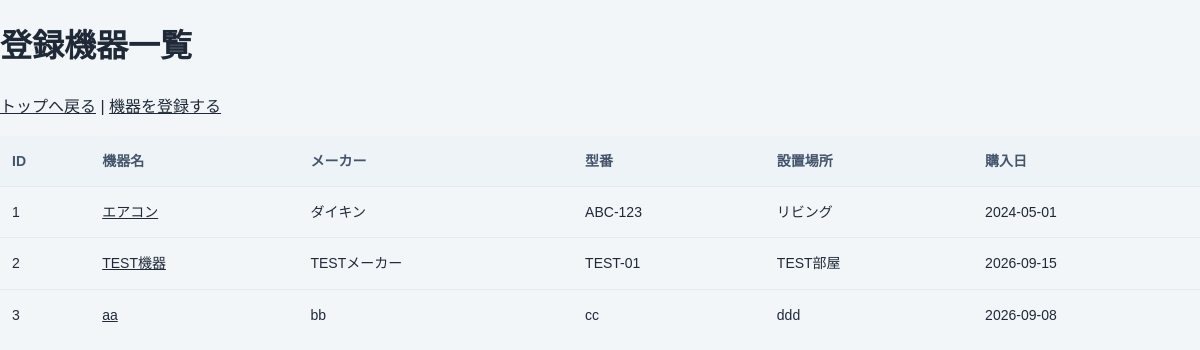
/devices, run on an earlier commit of the app's database.
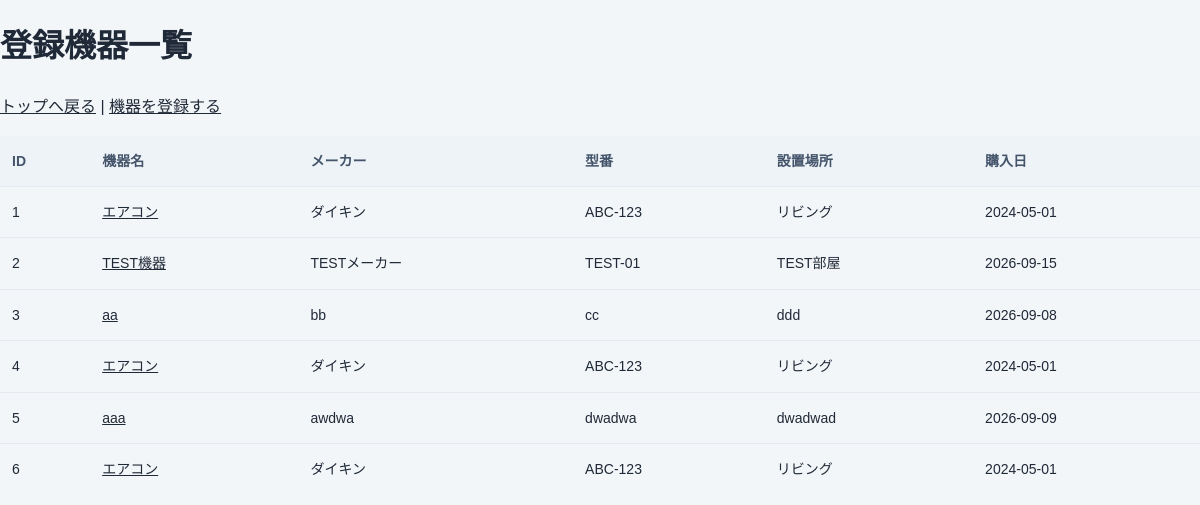
And on a later commit of the database.
### tables this page shows
CREATE TABLE devices (
        id INTEGER PRIMARY KEY AUTOINCREMENT,
        name TEXT NOT NULL,
        manufacturer TEXT,
        model_number TEXT,
        location TEXT,
        purchase_date TEXT
    );

### main.py (the view)
@app.get("/devices")
def device_list(request: Request):
    connection = sqlite3.connect(DB_PATH)
    cursor = connection.cursor()
    cursor.execute("""
        SELECT
            id,
            name,
            manufacturer,
            model_number,
            location,
            purchase_date
        FROM devices
        ORDER BY id
    """)
    rows = cursor.fetchall()
    devices = []
    for row in rows:
        devices.append({
            "id": row[0],
            "name": row[1],
            "manufacturer": row[2],
            "model_number": row[3],
            "location": row[4],
            "purchase_date": row[5]
        })
    connection.close()
    return templates.TemplateResponse(
        request=request,
        name="device_list.html",
        context={
            "devices": devices
        }
    )

### templates/device_list.html (shortened to what this page needs)
<!DOCTYPE html>
<html lang="ja">
<head>
    <link rel="stylesheet" href="/static/style.css">
</head>
<body>
    <h1>登録機器一覧</h1>
    <p>
        <a href="/">トップへ戻る</a>
        |
        <a href="/devices/new">機器を登録する</a>
    </p>
    <table>
        <thead>
            <tr>
                <th>ID</th>
                <th>機器名</th>
                <th>メーカー</th>
                <th>型番</th>
                <th>設置場所</th>
                <th>購入日</th>
            </tr>
        </thead>
        <tbody>
            {% for device in devices %}
            <tr>
                <td>{{ device.id }}</td>
                <td>
                    <a href="/devices/{{ device.id }}">{{ device.name }}</a>
                </td>
                <td>{{ device.manufacturer }}</td>
                <td>{{ device.model_number }}</td>
                <td>{{ device.location }}</td>
                <td>{{ device.purchase_date }}</td>
            </tr>
            {% else %}
            <tr>
                <td colspan="6">
                    登録機器はまだありません。
                </td>
            </tr>
            {% endfor %}
        </tbody>
    </table>
</body>
</html>

### static/style.css (style rules this page uses)
* { box-sizing: border-box; }
body { margin: 0; font-family: "Yu Gothic", "Meiryo", sans-serif; background: #f3f6f9; color: #1f2937; line-height: 1.6; }
a { color: inherit; }
table { width: 100%; min-width: 640px; border-collapse: collapse; font-size: 14px; }
th, td { padding: 14px 12px; text-align: left; border-bottom: 1px solid #e5eaf0; }
th { background: #eef3f8; color: #44546a; white-space: nowrap; }
td:first-child { white-space: nowrap; }
tbody tr:last-child td { border-bottom: 0; }

What changed in the data, as far as the page shows it:
added devices: id "4", name "エアコン", manufacturer "ダイキン", model_number "ABC-123", location "リビング", purchase_date "2024-05-01"
added devices: id "5", name "aaa", manufacturer "awdwa", model_number "dwadwa", location "dwadwad", purchase_date "2026-09-09"
added devices: id "6", name "エアコン", manufacturer "ダイキン", model_number "ABC-123", location "リビング", purchase_date "2024-05-01"
